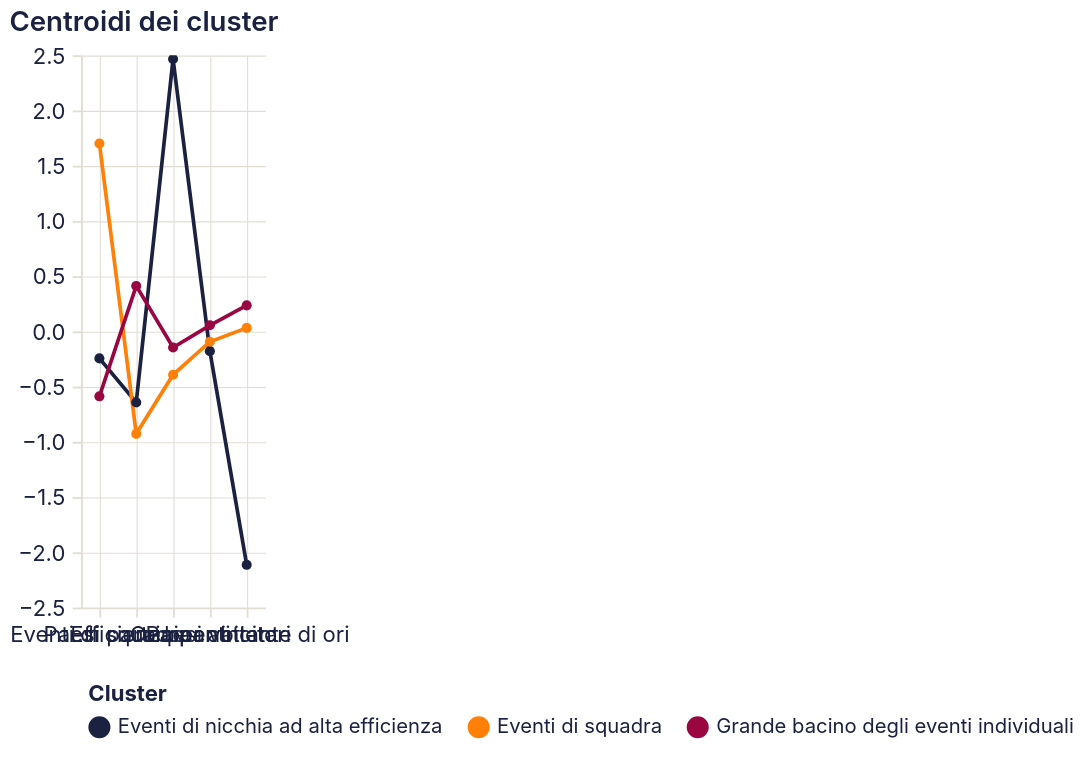

Source (Vega-Lite JSON):
### Vega-Lite specification from a JSON file in a GitHub repository (floating-point values rounded to 4 significant figures)
{"$schema": "https://vega.github.io/schema/vega-lite/v5.20.1.json", "config": {"arc": {"fill": "#1b2140"}, "area": {"fill": "#1b2140", "fillOpacity": 0.15, "line": true}, "axis": {"domainColor": "#e2ddd4", "grid": true, "gridColor": "#e2ddd4", "gridWidth": 0.6, "labelAngle": 0, "labelColor": "#1b2140", "labelFont": "Inter, system-ui, -apple-system, BlinkMacSystemFont, 'Segoe UI', Roboto, sans-serif", "labelFontSize": 12, "labelFontWeight": 400, "labelPadding": 4, "tickColor": "#e2ddd4", "tickSize": 5, "titleColor": "#1b2140", "titleFont": "Inter, system-ui, -apple-system, BlinkMacSystemFont, 'Segoe UI', Roboto, sans-serif", "titleFontSize": 12, "titleFontWeight": 600}, "axisBand": {"grid": false}, "background": "transparent", "bar": {"fill": "#1b2140"}, "legend": {"labelColor": "#1b2140", "labelFont": "Inter, system-ui, -apple-system, BlinkMacSystemFont, 'Segoe UI', Roboto, sans-serif", "labelFontSize": 11, "padding": 4, "symbolType": "circle", "titleColor": "#1b2140", "titleFont": "Inter, system-ui, -apple-system, BlinkMacSystemFont, 'Segoe UI', Roboto, sans-serif", "titleFontSize": 12}, "line": {"stroke": "#1b2140", "strokeWidth": 2}, "mark": {"color": "#1b2140"}, "path": {"stroke": "#1b2140"}, "point": {"fill": "#1b2140", "filled": true}, "range": {"category": ["#1b2140", "#ff8009", "#9a0641", "#ffe34a", "#e7b6af", "#0088b0", "#e03830"]}, "rect": {"fill": "#1b2140"}, "shape": {"stroke": "#1b2140"}, "symbol": {"fill": "#1b2140"}, "title": {"anchor": "start", "color": "#1b2140", "font": "Inter, system-ui, -apple-system, BlinkMacSystemFont, 'Segoe UI', Roboto, sans-serif", "fontSize": 15, "fontWeight": 600, "subtitleColor": "#1b2140", "subtitleFont": "Inter, system-ui, -apple-system, BlinkMacSystemFont, 'Segoe UI', Roboto, sans-serif"}, "view": {"continuousHeight": 300, "continuousWidth": 400, "fill": null, "stroke": null}}, "data": {"name": "data-1bd1aa9bd174772496727d0061f39346"}, "datasets": {"data-1bd1aa9bd174772496727d0061f39346": [{"cluster": "Eventi di nicchia ad alta efficienza", "feature": "Eventi di squadra", "valore": -0.2447}, {"cluster": "Eventi di squadra", "feature": "Eventi di squadra", "valore": 1.701}, {"cluster": "Grande bacino degli eventi individuali", "feature": "Eventi di squadra", "valore": -0.588}, {"cluster": "Eventi di nicchia ad alta efficienza", "feature": "Paesi partecipanti", "valore": -0.6432}, {"cluster": "Eventi di squadra", "feature": "Paesi partecipanti", "valore": -0.9274}, {"cluster": "Grande bacino degli eventi individuali", "feature": "Paesi partecipanti", "valore": 0.4115}, {"cluster": "Eventi di nicchia ad alta efficienza", "feature": "Efficienza per atleta", "valore": 2.466}, {"cluster": "Eventi di squadra", "feature": "Efficienza per atleta", "valore": -0.3928}, {"cluster": "Grande bacino degli eventi individuali", "feature": "Efficienza per atleta", "valore": -0.146}, {"cluster": "Eventi di nicchia ad alta efficienza", "feature": "Ori per abitante", "valore": -0.179}, {"cluster": "Eventi di squadra", "feature": "Ori per abitante", "valore": -0.09386}, {"cluster": "Grande bacino degli eventi individuali", "feature": "Ori per abitante", "valore": 0.05497}, {"cluster": "Eventi di nicchia ad alta efficienza", "feature": "Paesi vincitori di ori", "valore": -2.113}, {"cluster": "Eventi di squadra", "feature": "Paesi vincitori di ori", "valore": 0.03159}, {"cluster": "Grande bacino degli eventi individuali", "feature": "Paesi vincitori di ori", "valore": 0.2357}]}, "encoding": {"color": {"field": "cluster", "legend": {"columns": 3, "labelLimit": 300, "orient": "bottom"}, "title": "Cluster", "type": "nominal"}, "tooltip": [{"field": "cluster", "type": "nominal"}, {"field": "feature", "type": "nominal"}, {"field": "valore", "type": "quantitative"}], "x": {"field": "feature", "sort": ["Eventi di squadra", "Paesi partecipanti", "Efficienza per atleta", "Ori per abitante", "Paesi vincitori di ori"], "title": null, "type": "nominal"}, "y": {"field": "valore", "title": null, "type": "quantitative"}}, "height": 300, "mark": {"point": true, "type": "line"}, "params": [{"bind": "scales", "name": "param_1", "select": {"encodings": ["x", "y"], "type": "interval"}}], "title": "Centroidi dei cluster", "width": "container"}
